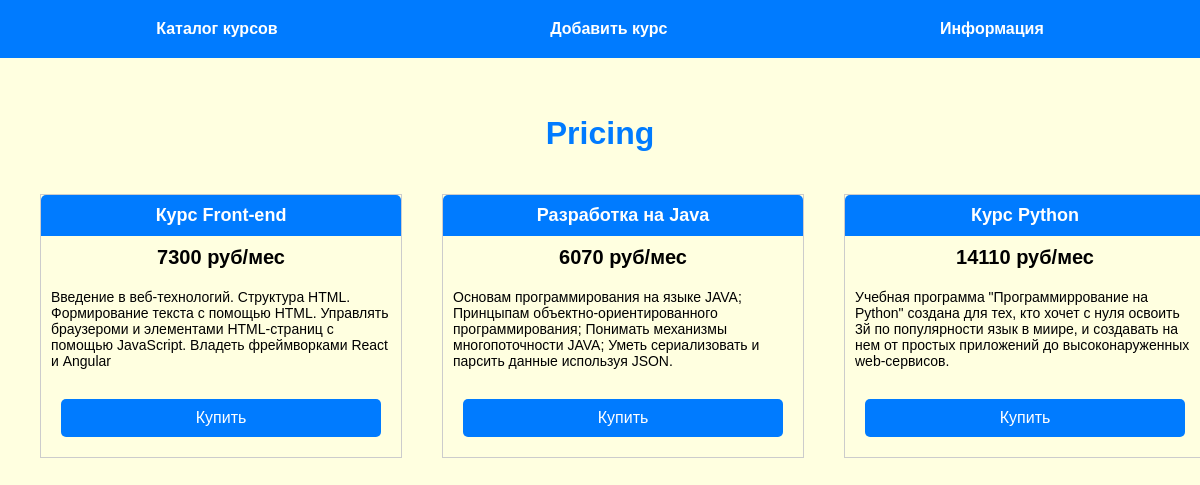
The page / on the database its author committed.
### tables this page shows
CREATE TABLE mainmenu(
id INTEGER PRIMARY KEY AUTOINCREMENT,
title TEXT NOT NULL,
url TEXT NOT NULL);

CREATE TABLE cursy (id INTEGER PRIMARY KEY AUTOINCREMENT, title TEXT NOT NULL, url TEXT NOT NULL, body TEXT NOT NULL, price TEXT NOT NULL, time INTEGER NOT NULL);

### flsite.py (the view)
@app.route("/")
def index():
    db = get_db()
    dbase = FDataBase(db)
    return render_template('index.html', title='Pricing', menu=dbase.get_menu(), cursy=dbase.get_curses())

### FDataBase.py (called while the page is built)
    def get_menu(self):
        sql = "SELECT * FROM mainmenu"
        try:
            self.__cur.execute(sql)
            res = self.__cur.fetchall()
            if res:
                return res
        except IOError:
            print("Ошибка чтения из БД")
        return []

    def get_curses(self):
        try:
            self.__cur.execute("SELECT id, title, url, price, body FROM cursy ORDER BY time DESC")
            res = self.__cur.fetchall()
            if res:
                return res
        except sqlite3.Error as e:
            print("Ошибка получения статей из БД " + str(e))
        return []

### flsite.py (called while the page is built)
def connect_db():
    con = sqlite3.connect(app.config['DATABASE'])
    con.row_factory = sqlite3.Row
    return con

def get_db():
    if not hasattr(g, 'link_db'):
        g.link_db = connect_db()
    return g.link_db

### templates/index.html
{% extends 'base.html' %}
{% block content %}
{{ super() }}
<div class="cursy">
    {% for curs in cursy %}
  <div class="card">
    <div class="card_title">{{curs.title}}</div>
    <div class="card_price">{{curs.price}}</div>
    <div class="card_body">{{curs.body}}</div>
    <div class="card_btn"><a href="{{ url_for('show_curs', slug=curs.url) }}" class="btn">Купить</a></div>
  </div>
    {% endfor %}
</div>
{% endblock %}

### templates/base.html (shortened to what this page needs)
<!DOCTYPE html>
<html lang="en">
<head>
    <link rel="stylesheet" href="{{ url_for('static', filename='css/style.css') }}">
</head>
<body>
{% block content %}
{% block mainmenu %}
<ul class="menu">
    {% for m in menu %}
    <li><a href="{{ m.url }}">{{ m.title }}</a></li>
    {% endfor %}
</ul>
{% endblock %}
<div class="content">
    {% if title %}
    <h1>{{ title }}</h1>
    {% else %}
    <h1>Про Flask</h1>
    {% endif %}
    {% endblock %}
</div>
</body>
</html>

### static/css/style.css (style rules this page uses)
body { background: lightyellow; margin: 0; padding: 0; font-family: Verdana, Geneva, Tahoma, sans-serif; }
.menu { display: flex; justify-content: space-around; list-style: none; background: #007bff; padding: 20px; margin-top: 0; }
.content { margin: 0 auto; max-width: 1200px; padding: 20px; box-sizing: border-box; }
.menu a { font-weight: bold; color: white; text-decoration: none; }
ul { list-style: none; padding: 0; }
.content>h1 { text-align: center; color: #007bff; font-weight: bold; }
.cursy { display: flex; }
.card { display: flex; flex-direction: column; justify-content: center; margin: 20px; border: 1px solid #CCC; }
.card_title { background-color: #007bff; color: white; font-size: 18px; font-weight: bold; padding: 10px; text-align: center; border-radius: 5px 5px 0px 0px; }
.card_price { text-align: center; font-weight: bold; font-size: 20px; margin: 10px; }
.card_body { padding: 10px; font-size: 14px; }
.btn { text-decoration: none; color: white; display: block; border-radius: 10px; width: 300px; }
.card_btn { text-align: center; background-color: #007bff; margin: 20px; padding: 10px; border-radius: 5px 5px; }

### rows shown on the page
mainmenu: title "Каталог курсов"
mainmenu: title "Добавить курс"
mainmenu: title "Информация"
cursy: title "Курс Front-end", price "7300 руб/мес", body "Введение в веб-технологий. Структура HTML. Формирование текста с помощью HTML. Управлять браузероми и элементами HTML-страниц с помощью JavaScript. Владеть фреймворками React и Angular"
cursy: title "Разработка на Java", price "6070 руб/мес", body "Основам программирования на языке JAVA; Принцыпам объектно-ориентированного программирования; Понимать механизмы многопоточности JAVA; Уметь сериализовать и парсить данные используя JSON."
cursy: title "Курс Python", price "14110 руб/мес", body "Учебная программа \"Программиррование на Python\" создана для тех, кто хочет с нуля освоить 3й по популярности язык в миире, и создавать на нем от простых приложений до высоконаруженных web-сервисов."

### other values the page prints
{{ title }} "Pricing"
